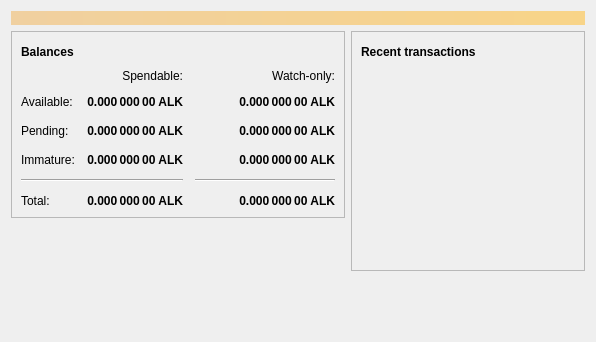
<?xml version="1.0" encoding="UTF-8"?>
<ui version="4.0">
 <class>OverviewPage</class>
 <widget class="QWidget" name="OverviewPage">
  <property name="geometry">
   <rect>
    <x>0</x>
    <y>0</y>
    <width>596</width>
    <height>342</height>
   </rect>
  </property>
  <property name="windowTitle">
   <string>Form</string>
  </property>
  <layout class="QVBoxLayout" name="topLayout">
   <item>
    <widget class="QLabel" name="labelAlerts">
     <property name="visible">
      <bool>false</bool>
     </property>
     <property name="styleSheet">
      <string notr="true">QLabel { background-color: qlineargradient(x1: 0, y1: 0, x2: 1, y2: 0, stop:0 #F0D0A0, stop:1 #F8D488); color:#000000; }</string>
     </property>
     <property name="wordWrap">
      <bool>true</bool>
     </property>
     <property name="margin">
      <number>3</number>
     </property>
     <property name="textInteractionFlags">
      <set>Qt::TextSelectableByMouse</set>
     </property>
    </widget>
   </item>
   <item>
    <layout class="QHBoxLayout" name="horizontalLayout" stretch="1,1">
     <item>
      <layout class="QVBoxLayout" name="verticalLayout_2">
       <item>
        <widget class="QFrame" name="frame">
         <property name="frameShape">
          <enum>QFrame::StyledPanel</enum>
         </property>
         <property name="frameShadow">
          <enum>QFrame::Raised</enum>
         </property>
         <layout class="QVBoxLayout" name="verticalLayout_4">
          <item>
           <layout class="QHBoxLayout" name="horizontalLayout_4">
            <item>
             <widget class="QLabel" name="label_5">
              <property name="font">
               <font>
                <weight>75</weight>
                <bold>true</bold>
               </font>
              </property>
              <property name="text">
               <string>Balances</string>
              </property>
             </widget>
            </item>
            <item>
             <widget class="QPushButton" name="labelWalletStatus">
              <property name="enabled">
               <bool>true</bool>
              </property>
              <property name="maximumSize">
               <size>
                <width>30</width>
                <height>16777215</height>
               </size>
              </property>
              <property name="toolTip">
               <string>The displayed information may be out of date. Your wallet automatically synchronizes with the Alkion network after a connection is established, but this process has not completed yet.</string>
              </property>
              <property name="text">
               <string/>
              </property>
              <property name="icon">
               <iconset resource="../bitcoin.qrc">
                <normaloff>:/icons/warning</normaloff>
                <disabledoff>:/icons/warning</disabledoff>:/icons/warning</iconset>
              </property>
              <property name="iconSize">
               <size>
                <width>24</width>
                <height>24</height>
               </size>
              </property>
              <property name="flat">
               <bool>true</bool>
              </property>
             </widget>
            </item>
            <item>
             <spacer name="horizontalSpacer_3">
              <property name="orientation">
               <enum>Qt::Horizontal</enum>
              </property>
              <property name="sizeHint" stdset="0">
               <size>
                <width>40</width>
                <height>20</height>
               </size>
              </property>
             </spacer>
            </item>
           </layout>
          </item>
          <item>
           <layout class="QGridLayout" name="gridLayout">
            <property name="spacing">
             <number>12</number>
            </property>
            <item row="2" column="2">
             <widget class="QLabel" name="labelWatchPending">
              <property name="font">
               <font>
                <weight>75</weight>
                <bold>true</bold>
               </font>
              </property>
              <property name="cursor">
               <cursorShape>IBeamCursor</cursorShape>
              </property>
              <property name="toolTip">
               <string>Unconfirmed transactions to watch-only addresses</string>
              </property>
              <property name="text">
               <string notr="true">0.000 000 00 ALK</string>
              </property>
              <property name="alignment">
               <set>Qt::AlignRight|Qt::AlignTrailing|Qt::AlignVCenter</set>
              </property>
              <property name="textInteractionFlags">
               <set>Qt::LinksAccessibleByMouse|Qt::TextSelectableByKeyboard|Qt::TextSelectableByMouse</set>
              </property>
             </widget>
            </item>
            <item row="2" column="1">
             <widget class="QLabel" name="labelUnconfirmed">
              <property name="font">
               <font>
                <weight>75</weight>
                <bold>true</bold>
               </font>
              </property>
              <property name="cursor">
               <cursorShape>IBeamCursor</cursorShape>
              </property>
              <property name="toolTip">
               <string>Total of transactions that have yet to be confirmed, and do not yet count toward the spendable balance</string>
              </property>
              <property name="text">
               <string notr="true">0.000 000 00 ALK</string>
              </property>
              <property name="alignment">
               <set>Qt::AlignRight|Qt::AlignTrailing|Qt::AlignVCenter</set>
              </property>
              <property name="textInteractionFlags">
               <set>Qt::LinksAccessibleByMouse|Qt::TextSelectableByKeyboard|Qt::TextSelectableByMouse</set>
              </property>
             </widget>
            </item>
            <item row="3" column="2">
             <widget class="QLabel" name="labelWatchImmature">
              <property name="font">
               <font>
                <weight>75</weight>
                <bold>true</bold>
               </font>
              </property>
              <property name="cursor">
               <cursorShape>IBeamCursor</cursorShape>
              </property>
              <property name="toolTip">
               <string>Mined balance in watch-only addresses that has not yet matured</string>
              </property>
              <property name="text">
               <string notr="true">0.000 000 00 ALK</string>
              </property>
              <property name="alignment">
               <set>Qt::AlignRight|Qt::AlignTrailing|Qt::AlignVCenter</set>
              </property>
              <property name="textInteractionFlags">
               <set>Qt::LinksAccessibleByMouse|Qt::TextSelectableByKeyboard|Qt::TextSelectableByMouse</set>
              </property>
             </widget>
            </item>
            <item row="4" column="0" colspan="2">
             <widget class="Line" name="line">
              <property name="orientation">
               <enum>Qt::Horizontal</enum>
              </property>
             </widget>
            </item>
            <item row="4" column="2">
             <widget class="Line" name="lineWatchBalance">
              <property name="sizePolicy">
               <sizepolicy hsizetype="Preferred" vsizetype="Fixed">
                <horstretch>0</horstretch>
                <verstretch>0</verstretch>
               </sizepolicy>
              </property>
              <property name="minimumSize">
               <size>
                <width>140</width>
                <height>0</height>
               </size>
              </property>
              <property name="orientation">
               <enum>Qt::Horizontal</enum>
              </property>
             </widget>
            </item>
            <item row="5" column="0">
             <widget class="QLabel" name="labelTotalText">
              <property name="text">
               <string>Total:</string>
              </property>
             </widget>
            </item>
            <item row="3" column="1">
             <widget class="QLabel" name="labelImmature">
              <property name="font">
               <font>
                <weight>75</weight>
                <bold>true</bold>
               </font>
              </property>
              <property name="cursor">
               <cursorShape>IBeamCursor</cursorShape>
              </property>
              <property name="toolTip">
               <string>Mined balance that has not yet matured</string>
              </property>
              <property name="text">
               <string notr="true">0.000 000 00 ALK</string>
              </property>
              <property name="alignment">
               <set>Qt::AlignRight|Qt::AlignTrailing|Qt::AlignVCenter</set>
              </property>
              <property name="textInteractionFlags">
               <set>Qt::LinksAccessibleByMouse|Qt::TextSelectableByKeyboard|Qt::TextSelectableByMouse</set>
              </property>
             </widget>
            </item>
            <item row="2" column="3">
             <spacer name="horizontalSpacer_2">
              <property name="orientation">
               <enum>Qt::Horizontal</enum>
              </property>
              <property name="sizeHint" stdset="0">
               <size>
                <width>40</width>
                <height>20</height>
               </size>
              </property>
             </spacer>
            </item>
            <item row="3" column="0">
             <widget class="QLabel" name="labelImmatureText">
              <property name="text">
               <string>Immature:</string>
              </property>
             </widget>
            </item>
            <item row="5" column="1">
             <widget class="QLabel" name="labelTotal">
              <property name="font">
               <font>
                <weight>75</weight>
                <bold>true</bold>
               </font>
              </property>
              <property name="cursor">
               <cursorShape>IBeamCursor</cursorShape>
              </property>
              <property name="toolTip">
               <string>Your current total balance</string>
              </property>
              <property name="text">
               <string notr="true">0.000 000 00 ALK</string>
              </property>
              <property name="alignment">
               <set>Qt::AlignRight|Qt::AlignTrailing|Qt::AlignVCenter</set>
              </property>
              <property name="textInteractionFlags">
               <set>Qt::LinksAccessibleByMouse|Qt::TextSelectableByKeyboard|Qt::TextSelectableByMouse</set>
              </property>
             </widget>
            </item>
            <item row="5" column="2">
             <widget class="QLabel" name="labelWatchTotal">
              <property name="font">
               <font>
                <weight>75</weight>
                <bold>true</bold>
               </font>
              </property>
              <property name="cursor">
               <cursorShape>IBeamCursor</cursorShape>
              </property>
              <property name="toolTip">
               <string>Current total balance in watch-only addresses</string>
              </property>
              <property name="text">
               <string notr="true">0.000 000 00 ALK</string>
              </property>
              <property name="alignment">
               <set>Qt::AlignRight|Qt::AlignTrailing|Qt::AlignVCenter</set>
              </property>
              <property name="textInteractionFlags">
               <set>Qt::LinksAccessibleByMouse|Qt::TextSelectableByKeyboard|Qt::TextSelectableByMouse</set>
              </property>
             </widget>
            </item>
            <item row="0" column="2">
             <widget class="QLabel" name="labelWatchonly">
              <property name="text">
               <string>Watch-only:</string>
              </property>
              <property name="alignment">
               <set>Qt::AlignRight|Qt::AlignTrailing|Qt::AlignVCenter</set>
              </property>
             </widget>
            </item>
            <item row="1" column="0">
             <widget class="QLabel" name="labelBalanceText">
              <property name="text">
               <string>Available:</string>
              </property>
             </widget>
            </item>
            <item row="1" column="1">
             <widget class="QLabel" name="labelBalance">
              <property name="font">
               <font>
                <weight>75</weight>
                <bold>true</bold>
               </font>
              </property>
              <property name="cursor">
               <cursorShape>IBeamCursor</cursorShape>
              </property>
              <property name="toolTip">
               <string>Your current spendable balance</string>
              </property>
              <property name="text">
               <string notr="true">0.000 000 00 ALK</string>
              </property>
              <property name="alignment">
               <set>Qt::AlignRight|Qt::AlignTrailing|Qt::AlignVCenter</set>
              </property>
              <property name="textInteractionFlags">
               <set>Qt::LinksAccessibleByMouse|Qt::TextSelectableByKeyboard|Qt::TextSelectableByMouse</set>
              </property>
             </widget>
            </item>
            <item row="1" column="2">
             <widget class="QLabel" name="labelWatchAvailable">
              <property name="font">
               <font>
                <weight>75</weight>
                <bold>true</bold>
               </font>
              </property>
              <property name="cursor">
               <cursorShape>IBeamCursor</cursorShape>
              </property>
              <property name="toolTip">
               <string>Your current balance in watch-only addresses</string>
              </property>
              <property name="text">
               <string notr="true">0.000 000 00 ALK</string>
              </property>
              <property name="alignment">
               <set>Qt::AlignRight|Qt::AlignTrailing|Qt::AlignVCenter</set>
              </property>
              <property name="textInteractionFlags">
               <set>Qt::LinksAccessibleByMouse|Qt::TextSelectableByKeyboard|Qt::TextSelectableByMouse</set>
              </property>
             </widget>
            </item>
            <item row="2" column="0">
             <widget class="QLabel" name="labelPendingText">
              <property name="text">
               <string>Pending:</string>
              </property>
             </widget>
            </item>
            <item row="0" column="1">
             <widget class="QLabel" name="labelSpendable">
              <property name="text">
               <string>Spendable:</string>
              </property>
              <property name="alignment">
               <set>Qt::AlignRight|Qt::AlignTrailing|Qt::AlignVCenter</set>
              </property>
             </widget>
            </item>
           </layout>
          </item>
         </layout>
        </widget>
       </item>
       <item>
        <spacer name="verticalSpacer">
         <property name="orientation">
          <enum>Qt::Vertical</enum>
         </property>
         <property name="sizeHint" stdset="0">
          <size>
           <width>20</width>
           <height>40</height>
          </size>
         </property>
        </spacer>
       </item>
      </layout>
     </item>
     <item>
      <layout class="QVBoxLayout" name="verticalLayout_3">
       <item>
        <widget class="QFrame" name="frame_2">
         <property name="frameShape">
          <enum>QFrame::StyledPanel</enum>
         </property>
         <property name="frameShadow">
          <enum>QFrame::Raised</enum>
         </property>
         <layout class="QVBoxLayout" name="verticalLayout">
          <item>
           <layout class="QHBoxLayout" name="horizontalLayout_2">
            <item>
             <widget class="QLabel" name="label_4">
              <property name="font">
               <font>
                <weight>75</weight>
                <bold>true</bold>
               </font>
              </property>
              <property name="text">
               <string>Recent transactions</string>
              </property>
             </widget>
            </item>
            <item>
             <widget class="QPushButton" name="labelTransactionsStatus">
              <property name="enabled">
               <bool>true</bool>
              </property>
              <property name="maximumSize">
               <size>
                <width>30</width>
                <height>16777215</height>
               </size>
              </property>
              <property name="toolTip">
               <string>The displayed information may be out of date. Your wallet automatically synchronizes with the Alkion network after a connection is established, but this process has not completed yet.</string>
              </property>
              <property name="text">
               <string/>
              </property>
              <property name="icon">
               <iconset resource="../bitcoin.qrc">
                <normaloff>:/icons/warning</normaloff>
                <disabledoff>:/icons/warning</disabledoff>:/icons/warning</iconset>
              </property>
              <property name="iconSize">
               <size>
                <width>24</width>
                <height>24</height>
               </size>
              </property>
              <property name="flat">
               <bool>true</bool>
              </property>
             </widget>
            </item>
            <item>
             <spacer name="horizontalSpacer">
              <property name="orientation">
               <enum>Qt::Horizontal</enum>
              </property>
              <property name="sizeHint" stdset="0">
               <size>
                <width>40</width>
                <height>20</height>
               </size>
              </property>
             </spacer>
            </item>
           </layout>
          </item>
          <item>
           <widget class="QListView" name="listTransactions">
            <property name="styleSheet">
             <string notr="true">QListView { background: transparent; }</string>
            </property>
            <property name="frameShape">
             <enum>QFrame::NoFrame</enum>
            </property>
            <property name="verticalScrollBarPolicy">
             <enum>Qt::ScrollBarAlwaysOff</enum>
            </property>
            <property name="horizontalScrollBarPolicy">
             <enum>Qt::ScrollBarAlwaysOff</enum>
            </property>
            <property name="selectionMode">
             <enum>QAbstractItemView::NoSelection</enum>
            </property>
           </widget>
          </item>
         </layout>
        </widget>
       </item>
       <item>
        <spacer name="verticalSpacer_2">
         <property name="orientation">
          <enum>Qt::Vertical</enum>
         </property>
         <property name="sizeHint" stdset="0">
          <size>
           <width>20</width>
           <height>40</height>
          </size>
         </property>
        </spacer>
       </item>
      </layout>
     </item>
    </layout>
   </item>
  </layout>
 </widget>
 <resources/>
 <connections/>
</ui>
